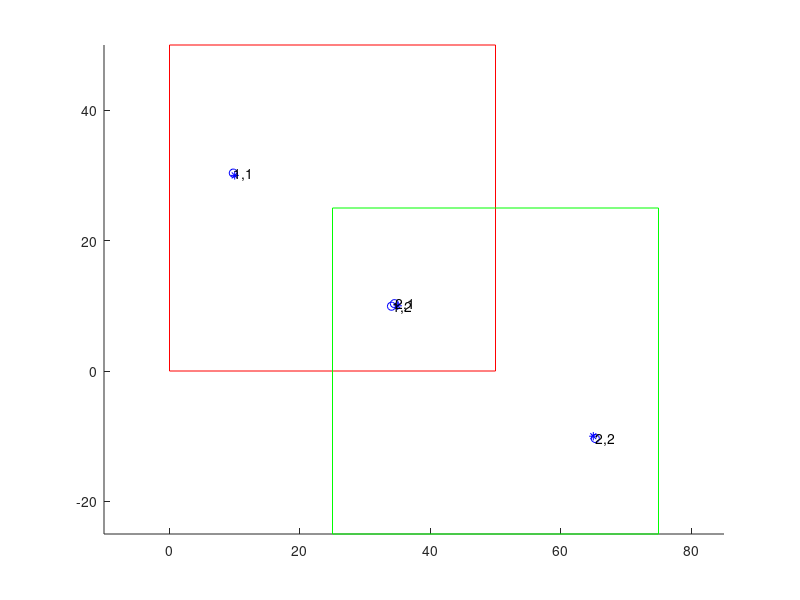

Source code (MATLAB): (Note: this script raises an error after producing the figure.)
clc
clear
close all

%% Create two areas with intersection
% At this small program, the ground truths are fixed
% Assume there are 2 FOVs, half intersection
figure(1)
hold on 
axis equal
rectangle('Position',[0 0 50 50],'EdgeColor','r');
rectangle('Position',[25 -25 50 50],'EdgeColor','g');

%% Create some ground truth
% hard coded now
ground_truth{1} = struct('mean', [10;30],'covariance', 1*eye(2)); % in zone 1
ground_truth{2} = struct('mean', [35;10],'covariance', 1*eye(2)); % in zone intersection
ground_truth{3} = struct('mean', [65;-10],'covariance', 1*eye(2)); % in zone 2

for i = 1:length(ground_truth)
    plot(ground_truth{i}.mean(1), ground_truth{i}.mean(2),'b*')
end

%%  Create detections depending on the FOV
detection{1} = struct('source', 1, 'existance', 0.8, 'mean', mvnrnd(ground_truth{1}.mean,ground_truth{1}.covariance)', 'cov', randi(10)*[2,0;0,1]);
detection{2} = struct('source', 1, 'existance', 0.8, 'mean', mvnrnd(ground_truth{2}.mean,ground_truth{2}.covariance)', 'cov', randi(10)*[2,0;0,1]);
detection{3} = struct('source', 2, 'existance', 0.8, 'mean', mvnrnd(ground_truth{2}.mean,ground_truth{2}.covariance)', 'cov', randi(10)*[2,0;0,1]);
detection{4} = struct('source', 2, 'existance', 0.8, 'mean', mvnrnd(ground_truth{3}.mean,ground_truth{1}.covariance)', 'cov', randi(10)*[2,0;0,1]);

%% put detections from same sensor together
sensor_detection = {};
% warning: this makes the lopps j times, maybe takes longer time
for j = 1:2 % the sensor's idx
    sensorj_detection = {};
    for i = 1:size(detection,2) % detection idx
        if(detection{i}.source) == j % if this detection comes from this sensor
            sensorj_detection{end+1} = detection{i};
        end    
    end
    sensor_detection{end+1} = sensorj_detection;
end

%% plot the detections with the label
for i = 1: length(sensor_detection)
    for j = 1: length(sensor_detection{i})
        plot(sensor_detection{i}{j}.mean(1), sensor_detection{i}{j}.mean(2), 'ob');
        text(sensor_detection{i}{j}.mean(1)+0.1, sensor_detection{i}{j}.mean(2)-0.1, [num2str(i),',',num2str(j)])
    end
end

%% try to do matching
r = [1,2];
w = [0.5, 0.5];

i = 1;
for j = 2: length(r)
    % find KLD cost matrix
    cost_matrix = zeros(size(sensor_detection{i},2), size(sensor_detection{j},2));
    for m =1:size(sensor_detection{i},2)
        for n =1:size(sensor_detection{j},2)
            score1 = KLD(sensor_detection{i}{m}.mean, sensor_detection{j}{n}.mean, sensor_detection{i}{m}.cov, sensor_detection{j}{n}.cov);
            score2 = KLD(sensor_detection{j}{n}.mean, sensor_detection{i}{m}.mean, sensor_detection{j}{n}.cov, sensor_detection{i}{m}.cov);
            cost_matrix(m, n) = 0.5*(score1+score2);
        end
    end
    % cost matrix get here
    cost_matrix
    [assignment,unassignedSensori,unassignedSensorj] = assignDetectionsToTracks(cost_matrix, 10)
end

%% gather the detections by objects
object_detection = cell(1,size(assignment,1)+length(unassignedSensori)+length(unassignedSensorj));
object_detection{1} = {sensor_detection{1}{1}};
object_detection{2} = {sensor_detection{1}{2},sensor_detection{2}{1}};
object_detection{3} = {sensor_detection{2}{2}};

%% Fusion
% simple fusion
for i = 1:length(object_detection)
    object_fusion{i} = struct('mean',[],'cov',[]);
end

for i = 1:length(object_detection) % iter object
    sum_winvP = 0;
    sum_winvPm = 0;
    for j = 1:length(object_detection{i}) % iter sensor detection
        sum_winvP = sum_winvP + w(object_detection{i}{j}.source)*inv(object_detection{i}{j}.cov);
        sum_winvPm = sum_winvPm + w(object_detection{i}{j}.source)*inv(object_detection{i}{j}.cov)*object_detection{i}{j}.mean;
    end

    object_fusion{i}.cov = inv(sum_winvP);
    object_fusion{i}.mean = object_fusion{i}.cov*sum_winvPm;
end

%% Draw
for i = 1:length(object_detection)
     xy = sigmaEllipse2D(object_fusion{i}.mean, object_fusion{i}.cov);
     plot(xy(1,:), xy(2,:), 'r--')
end

%% help functions
function score = KLD(m1,m2,cov1,cov2)
    score = 0.5*( (m2-m1)'*inv(cov2)*(m2-m1) + trace(inv(cov2)*cov1)...
        - log(det(cov1)/det(cov2)) - 2 );
end